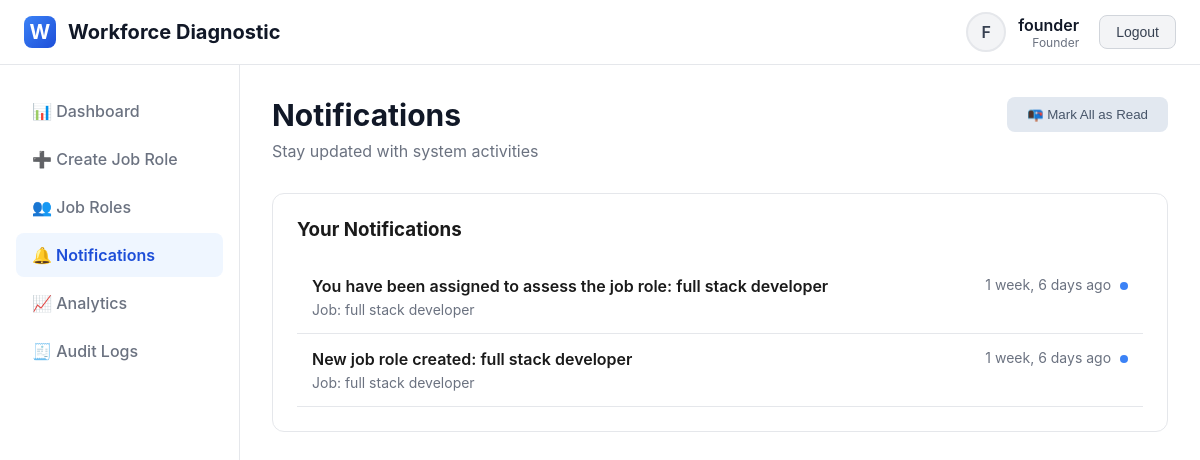
Page /notifications/ (signed in) on the earlier database version.
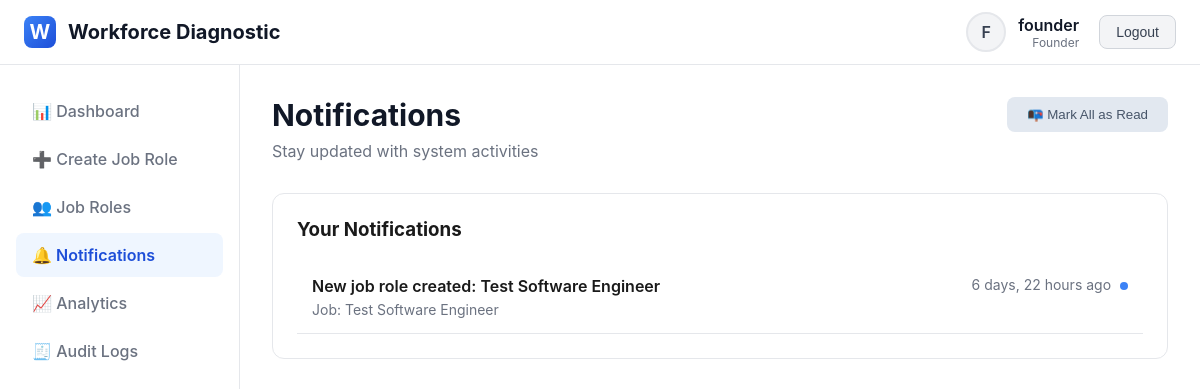
Same page on the later database version.
### diagnostic_app/models.py (models this page shows, shortened)
class Notification(models.Model):
    user = models.ForeignKey(User, on_delete=models.CASCADE, related_name='notifications')
    message = models.TextField()
    job_role = models.ForeignKey(JobRole, on_delete=models.SET_NULL, null=True, blank=True)
    is_read = models.BooleanField(default=False)
    created_at = models.DateTimeField(auto_now_add=True)
    class Meta:
        ordering = ['-created_at']

class JobRole(models.Model):
    STATUS_CHOICES = [
        ('draft', 'Draft'),
        ('active', 'Active'),
        ('completed', 'Completed'),
        ('cancelled', 'Cancelled'),
    ]
    title = models.CharField(max_length=200)
    department = models.CharField(max_length=100)
    description = models.TextField()
    required_skills = models.TextField()
    experience_level = models.CharField(max_length=50)
    budget_range = models.CharField(max_length=100)
    urgency = models.CharField(max_length=20, choices=[
        ('low', 'Low'),
        ('medium', 'Medium'),
        ('high', 'High')
    ])
    created_by = models.ForeignKey(User, on_delete=models.CASCADE, related_name='created_jobs')
    created_at = models.DateTimeField(auto_now_add=True)
    status = models.CharField(max_length=20, choices=STATUS_CHOICES, default='draft')

### diagnostic_app/views.py (the view)
# urls.py: path('notifications/', views.notifications_view, name='notifications'),
@login_required
def notifications_view(request):
    notifications = Notification.objects.filter(
        user=request.user,
        is_read=False
    ).order_by('-created_at')
    context = {'notifications': notifications}
    return render(request, 'diagnostic_app/notifications.html', context)

### diagnostic_app/models.py (called while the page is built)
    def get_level(self):
        level_map = {
            'founder': 1, 'co_founder': 1,
            'ceo': 2, 'cfo': 2,
            'cto': 2, 'coo': 2, 'project_head': 2,
            'hr_manager': 3, 'recruiter': 3, 'hr_executive': 3
        }
        return level_map.get(self.role, 0)

    def can_create_job_roles(self):
        return self.role in ['founder', 'co_founder']

### diagnostic_app/templates/diagnostic_app/notifications.html (shortened to what this page needs)
{% extends 'diagnostic_app/base.html' %}
{% block content %}
<div class="page-header">
    <div style="display: flex; justify-content: space-between; align-items: flex-start;">
        <div>
            <h1>Notifications</h1>
            <p>Stay updated with system activities</p>
        </div>
        <div>
            <form method="post" action="{% url 'mark_notifications_read' %}" style="display: inline;">
                <button type="submit" class="btn btn-secondary">📭 Mark All as Read</button>
            </form>
        </div>
    </div>
</div>
<div class="card">
    <div style="margin-bottom: 20px;">
        <h3>Your Notifications</h3>
    </div>
    {% if notifications %}
    <div>
        {% for notification in notifications %}
        <div style="padding: 15px; border-bottom: 1px solid #e5e7eb; display: flex; justify-content: space-between; align-items: flex-start;">
            <div style="flex: 1;">
                <div style="font-weight: 600; margin-bottom: 5px;">
                    {{ notification.message }}
                </div>
                {% if notification.job_role %}
                <div style="color: #6b7280; font-size: 14px;">
                    Job: {{ notification.job_role.title }}
                </div>
                {% endif %}
            </div>
            <div style="text-align: right; font-size: 14px; color: #6b7280;">
                {{ notification.created_at|timesince }} ago
                {% if not notification.is_read %}
                <span style="display: inline-block; width: 8px; height: 8px; background: #3b82f6; border-radius: 50%; margin-left: 5px;"></span>
                {% endif %}
            </div>
        </div>
        {% endfor %}
    </div>
    {% else %}
    <div style="padding: 40px 0; text-align: center; color: #6b7280;">
        No notifications yet.
    </div>
    {% endif %}
</div>
{% endblock %}

Differences in the rows shown:
no longer on this page (row edited): Notification: message "You have been assigned to assess the job role: full stack developer", job_role "full stack developer", created_at "1 week, 6 days", is_read False (drawn)
no longer on this page (row edited): Notification: message "New job role created: full stack developer", job_role "full stack developer", created_at "1 week, 6 days", is_read False (drawn)
added Notification: message "New job role created: Test Software Engineer", job_role "Test Software Engineer", created_at "6 days, 22 hours", is_read False (drawn)
